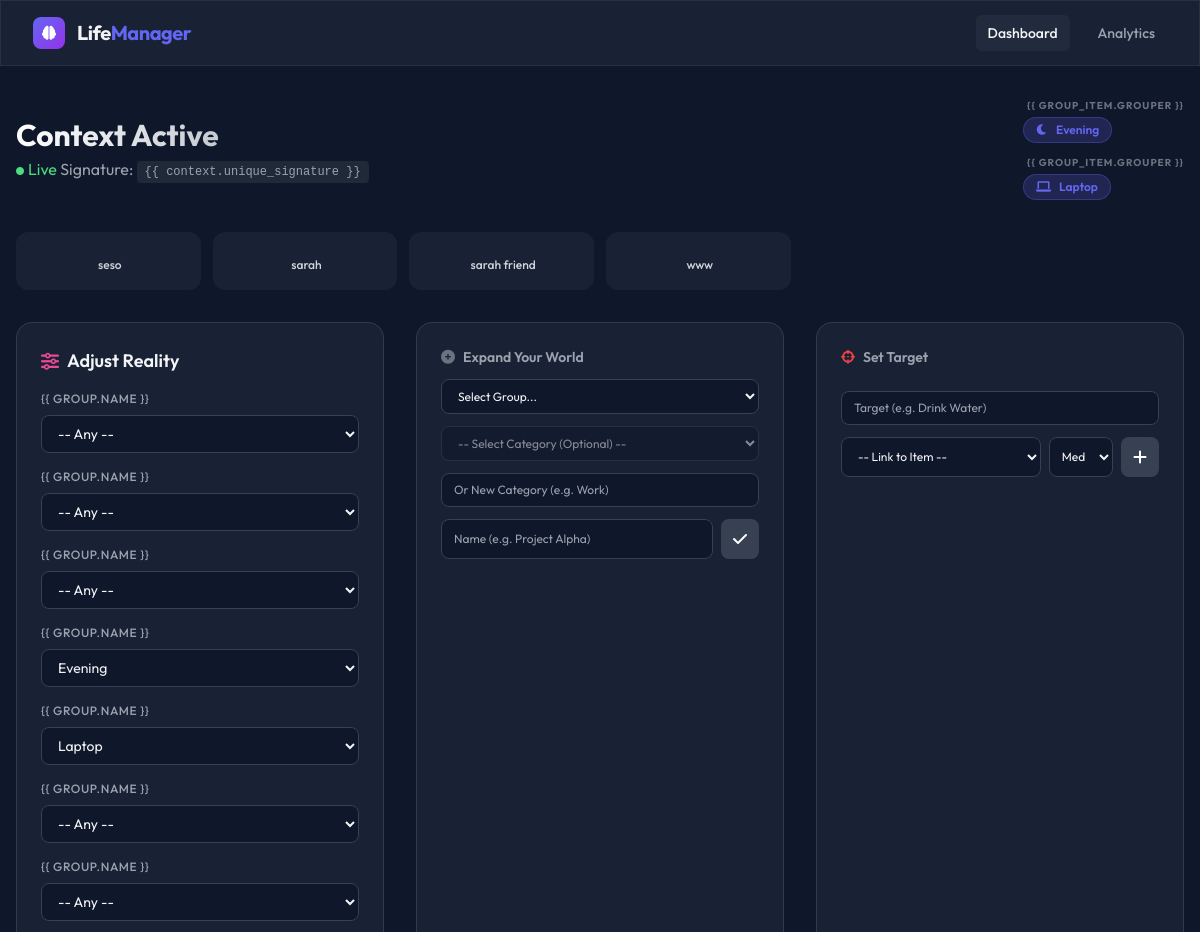
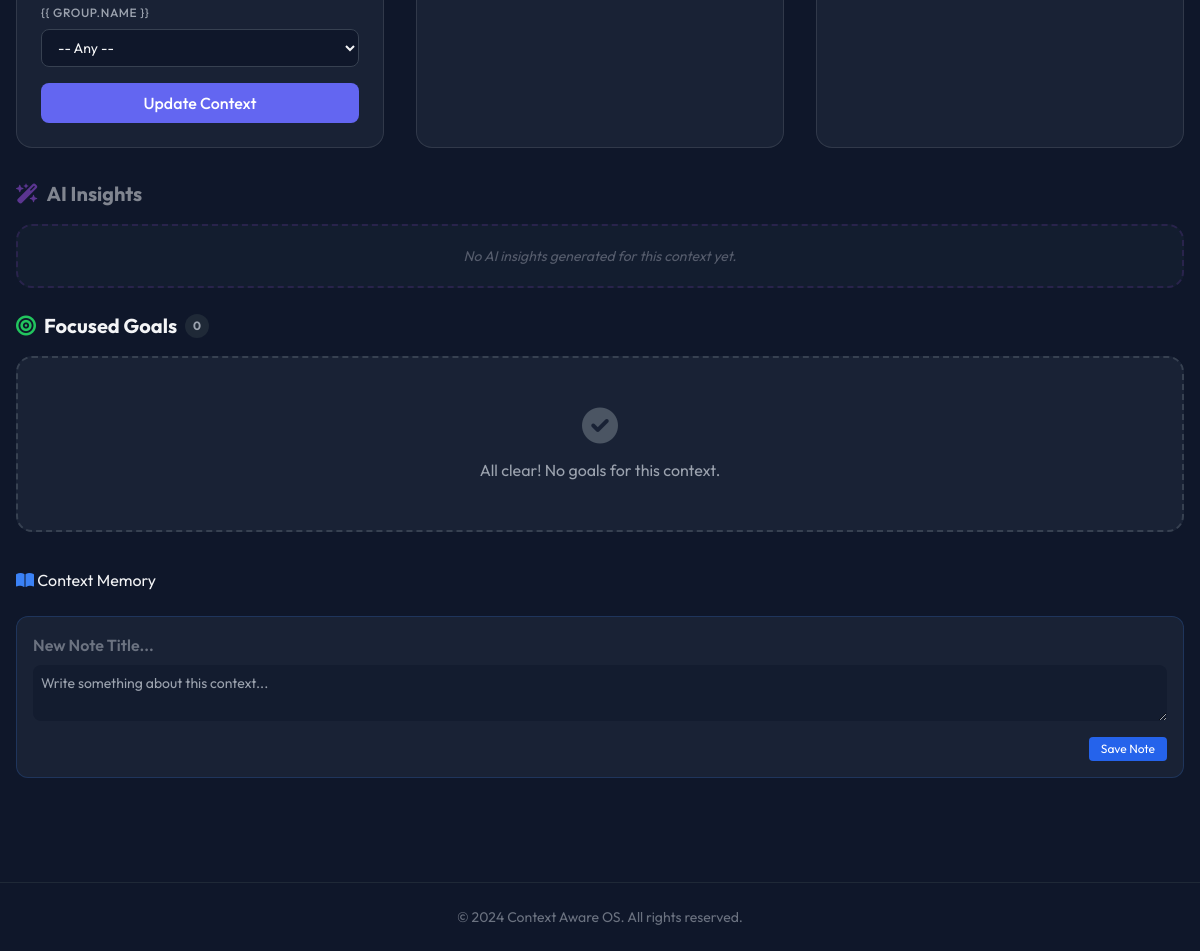
The page / on the database its author committed (2 pictures, top to bottom).
### life_manager/models.py (models this page shows, shortened)
class StatusOption(models.Model):
    group = models.ForeignKey(StatusGroup, on_delete=models.CASCADE)
    category = models.ForeignKey(OptionCategory, on_delete=models.SET_NULL, null=True, blank=True)
    name = models.CharField(max_length=100)
    icon = models.CharField(max_length=50, blank=True, help_text="FontAwesome icon name (e.g., 'fa-home')")

class ContextPreset(models.Model):
    name = models.CharField(max_length=100)
    icon = models.CharField(max_length=50, default="star")
    options = models.ManyToManyField(StatusOption)

class StatusGroup(models.Model):
    name = models.CharField(max_length=100, unique=True)

### life_manager/views.py (the view)
# urls.py: path('', views.dashboard_view, name='dashboard'),
def dashboard_view(request):
    selected_ids = []
    if 'preset' in request.GET:
        preset = get_object_or_404(ContextPreset, id=request.GET['preset'])
        selected_ids = list(preset.options.values_list('id', flat=True))
    else:
        manual_ids = [int(x) for x in request.GET.getlist('options') if x.isdigit()]
        if not manual_ids and not request.GET:
             manual_ids = get_smart_defaults(request)
        selected_ids = manual_ids
    selected_ids = list(set(selected_ids))
    context, created = get_situation_from_selection(selected_ids)
    notes = context.notes.all() if context else []
    goals = get_all_relevant_goals(context)
    recommendations = context.recommendations.filter(priority__gte=1).order_by('-priority', '-created_at') if context else []
    groups_qs = StatusGroup.objects.prefetch_related(
        'statusoption_set',
        'categories',
        'categories__subcategories',
        'categories__statusoption_set'
    ).all()
    preferred_order = ["Myself", "People", "Place", "Time", "Tools"]
    groups = sorted(groups_qs, key=lambda g: preferred_order.index(g.name) if g.name in preferred_order else 999)
    presets = ContextPreset.objects.all()
    selected_options = StatusOption.objects.filter(id__in=selected_ids).select_related('group').order_by('group__name', 'category__name', 'name')
    context_data = {
        'context': context,
        'selected_ids': selected_ids,
        'selected_options': selected_options,
        'notes': notes,
        'goals': goals,
        'recommendations': recommendations,
        'groups': groups,
        'presets': presets,
    }
    return render(request, 'life_manager/dashboard.html', context_data)

### life_manager/services.py (called while the page is built)
def get_situation_from_selection(selected_option_ids):
    valid_ids = StatusOption.objects.filter(id__in=selected_option_ids).values_list('id', flat=True)
    sorted_ids = sorted([str(oid) for oid in valid_ids])
    signature = "-".join(sorted_ids)
    if not signature:
        return None, False
    context, created = SituationContext.objects.get_or_create(unique_signature=signature)
    if created:
        options = StatusOption.objects.filter(id__in=valid_ids)
        context.options.add(*options)
    return context, created

def get_smart_defaults(request):
    defaults = []
    now = datetime.datetime.now()
    day_name = now.strftime('%A')
    day_option = StatusOption.objects.filter(group__name="Time", name=day_name).first()
    if day_option:
        defaults.append(day_option.id)
    hour = now.hour
    period = "Morning" if 5 <= hour < 12 else "Afternoon" if 12 <= hour < 17 else "Evening"
    period_option = StatusOption.objects.filter(group__name="Time", name=period).first()
    if period_option:
        defaults.append(period_option.id)
    user_agent = request.META.get('HTTP_USER_AGENT', '').lower()
    device_name = "Mobile" if "mobile" in user_agent else "Laptop"
    device_option = StatusOption.objects.filter(group__name="Tools", name=device_name).first()
    if device_option:
        defaults.append(device_option.id)
    return defaults

def get_all_relevant_goals(context):
    if not context:
        return PersonalGoal.objects.none()
    option_ids = context.options.values_list('id', flat=True)
    relevant_goals = PersonalGoal.objects.filter(
        Q(linked_option_id__in=option_ids) | Q(context=context),
        is_completed=False
    ).distinct().order_by('-importance', '-created_at')
    return relevant_goals

### life_manager/templates/life_manager/dashboard.html (shortened to what this page needs)
{% extends 'life_manager/base.html' %}
{% block content %}
<div class="space-y-8">
    <div class="flex flex-col md:flex-row justify-between items-start md:items-center gap-4">
        <div>
            <h1 class="text-3xl font-bold bg-clip-text text-transparent bg-gradient-to-r from-white to-gray-400">
            </h1>
            <p class="text-gray-400 mt-1">
                {% if context %}
                <span class="text-green-400"><i class="fa-solid fa-circle text-[8px] align-middle mr-1"></i>Live</span>
                Signature: <span class="font-mono text-xs bg-gray-800 px-2 py-1 rounded">{{ context.unique_signature
                    }}</span>
                {% else %}
                Select options to generate a context.
                {% endif %}
            </p>
        </div>
        <div class="flex flex-col gap-3 items-end md:items-start">
            {% regroup selected_options by group.name as grouped_options %}
            {% for group_item in grouped_options %}
            <div class="flex flex-col items-end md:items-start gap-1">
                <span class="text-[10px] uppercase tracking-widest text-gray-500 font-bold ml-1">{{
                    group_item.grouper }}</span>
                <div class="flex flex-wrap gap-2 justify-end md:justify-start">
                    {% for opt in group_item.list %}
                    <span
                        class="px-3 py-1 rounded-full text-xs font-semibold bg-primary/20 text-primary border border-primary/30 flex items-center gap-2">
                        <i class="fa-solid {{ opt.icon|default:'fa-tag' }}"></i>
                        {{ opt.name }}
                    </span>
                    {% endfor %}
                </div>
            </div>
            {% empty %}
            <span class="text-gray-600 text-sm italic">No context selected</span>
            {% endfor %}
        </div>
    </div>
    <div class="grid grid-cols-2 md:grid-cols-4 lg:grid-cols-6 gap-3">
        {% for preset in presets %}
        <a href="?preset={{ preset.id }}"
            class="group glass rounded-xl p-4 hover:bg-gray-700/50 transition-all border-l-4 border-transparent hover:border-primary">
            <div class="flex flex-col items-center text-center gap-2">
                <span class="text-xs font-medium text-gray-300 group-hover:text-white">{{ preset.name }}</span>
            </div>
        </a>
        {% endfor %}
    </div>
    <div class="grid grid-cols-1 lg:grid-cols-3 gap-8">
        <div class="lg:col-span-1 space-y-6">
            <div class="glass rounded-2xl p-6">
                <h2 class="text-lg font-semibold mb-4 flex items-center gap-2">
                    <i class="fa-solid fa-sliders text-pink-500"></i> Adjust Reality
                </h2>
                <form method="get" action="{% url 'life_manager:dashboard' %}" class="space-y-4">
                    {% for group in groups %}
                    <div>
                        <label class="text-xs font-medium text-gray-400 uppercase tracking-wider mb-2 block">{{
                            group.name }}</label>
                        <select name="options"
                            class="w-full bg-dark border border-gray-700 rounded-lg px-3 py-2 text-sm focus:ring-2 focus:ring-primary focus:border-transparent outline-none">
                            <option value="">-- Any --</option>
                            {% for opt in group.statusoption_set.all %}
                            <option value="{{ opt.id }}" {% if opt.id in selected_ids %}selected{% endif %}>
                                {{ opt.name }}
                            </option>
                            {% endfor %}
                        </select>
                    </div>
                    {% endfor %}
                    <button type="submit"
                        class="w-full bg-primary hover:bg-secondary text-white font-medium py-2 rounded-lg transition-colors mt-2">
                        Update Context
                    </button>
                </form>
            </div>
        </div>
        <div class="glass rounded-2xl p-6">
            <h2 class="text-sm font-semibold mb-3 text-gray-400 flex items-center gap-2">
                <i class="fa-solid fa-plus-circle text-gray-500"></i> Expand Your World
            </h2>
            <form method="post" action="{% url 'life_manager:add_option' %}" class="space-y-3">
                <div>
                    <select id="groupSelect" name="group_id" required
                        class="w-full bg-dark border border-gray-700 rounded-lg px-3 py-2 text-xs focus:ring-2 focus:ring-primary outline-none"
                        onchange="filterCategories()">
                        <option value="" disabled selected>Select Group...</option>
                    </select>
                </div>
                <div>
                    <select id="categorySelect" name="category_id"
                        class="w-full bg-dark border border-gray-700 rounded-lg px-3 py-2 text-xs focus:ring-2 focus:ring-primary outline-none disabled:opacity-50"
                        disabled onchange="filterSubCategories()">
                        <option value="">-- Select Category (Optional) --</option>
                    </select>
                </div>
                <div>
                    <input type="text" name="category_name" placeholder="Or New Category (e.g. Work)"
                        class="w-full bg-dark border border-gray-700 rounded-lg px-3 py-2 text-xs focus:ring-2 focus:ring-primary outline-none">
                </div>
                <div class="flex gap-2">
                    <input type="text" name="name" placeholder="Name (e.g. Project Alpha)" required
                        class="w-full bg-dark border border-gray-700 rounded-lg px-3 py-2 text-xs focus:ring-2 focus:ring-primary outline-none">
                    <button type="submit"
                        class="bg-gray-700 hover:bg-green-600 text-white px-3 py-2 rounded-lg transition-colors">
                        <i class="fa-solid fa-check"></i>
                    </button>
                </div>
            </form>
        </div>
        <div class="glass rounded-2xl p-6">
            <h2 class="text-sm font-semibold mb-3 text-gray-400 flex items-center gap-2">
                <i class="fa-solid fa-crosshairs text-red-500"></i> Set Target
            </h2>
            <form method="post" action="{% url 'life_manager:add_goal' %}" class="space-y-3">
                <input type="text" name="title" placeholder="Target (e.g. Drink Water)" required
                    class="w-full bg-dark border border-gray-700 rounded-lg px-3 py-2 text-xs focus:ring-2 focus:ring-primary outline-none text-white">
                <div class="flex gap-2">
                    <select name="linked_option_id" required
                        class="w-full bg-dark border border-gray-700 rounded-lg px-3 py-2 text-xs focus:ring-2 focus:ring-primary outline-none">
                        <option value="" disabled selected>-- Link to Item --</option>
                    </select>
                    <select name="importance"
                        class="w-24 bg-dark border border-gray-700 rounded-lg px-2 py-2 text-xs focus:ring-2 focus:ring-primary outline-none">
                        <option value="2" selected>Med</option>
                    </select>
                    <button type="submit"
                        class="bg-gray-700 hover:bg-red-600 text-white px-3 py-2 rounded-lg transition-colors">
                        <i class="fa-solid fa-plus"></i>
                    </button>
                </div>
            </form>
        </div>
    </div>
    <div class="lg:col-span-2 space-y-6">
        {% if recommendations %}
        <div class="space-y-4">
            <h2 class="text-xl font-bold flex items-center gap-2">
                <i class="fa-solid fa-wand-magic-sparkles text-purple-500"></i> AI Insights
            </h2>
            <div class="grid gap-3">
                {% for rec in recommendations %}
                <div class="glass p-5 rounded-2xl relative overflow-hidden group border border-purple-500/20">
                    <div class="absolute top-0 right-0 p-3 opacity-50 group-hover:opacity-100 transition-opacity">
                        <span class="text-[10px] uppercase font-bold px-2 py-1 rounded bg-black/30 text-gray-300">
                            {{ rec.get_priority_display }} Priority
                        </span>
                    </div>
                    <h3 class="font-bold text-lg text-white mb-1">{{ rec.title }}</h3>
                    <p class="text-sm text-gray-400 mb-3 italic">{{ rec.summary }}</p>
                    <div class="bg-dark/40 rounded-lg p-3 text-sm text-gray-200 border-l-2 border-purple-500">
                        {{ rec.recommendation }}
                    </div>
                </div>
                {% endfor %}
            </div>
        </div>
        {% else %}
        {% if context %}
        <div class="space-y-4 opacity-50">
            <h2 class="text-xl font-bold flex items-center gap-2">
                <i class="fa-solid fa-wand-magic-sparkles text-purple-500"></i> AI Insights
            </h2>
            <div class="glass p-5 rounded-2xl border-dashed border-2 border-purple-500/30 text-center">
                <p class="text-sm text-gray-400 italic">No AI insights generated for this context yet.</p>
            </div>
        </div>
        {% endif %}
        {% endif %}
        <div class="space-y-4">
            <h2 class="text-xl font-bold flex items-center gap-2">
                <i class="fa-solid fa-bullseye text-green-500"></i> Focused Goals
                <span class="text-xs bg-gray-800 text-gray-400 px-2 py-1 rounded-full">{{ goals.count }}</span>
            </h2>
            {% if not goals %}
            <div class="text-center py-12 glass rounded-2xl border-dashed border-2 border-gray-700">
                <i class="fa-solid fa-check-circle text-4xl text-gray-600 mb-3"></i>
                <p class="text-gray-400">All clear! No goals for this context.</p>
            </div>
            {% endif %}
        </div>
        <i class="fa-solid fa-book-open text-blue-500"></i> Context Memory
        {% if context %}
        <div class="glass p-4 rounded-xl border border-blue-500/20">
            <form method="post" action="{% url 'life_manager:add_article' %}">
                <input type="text" name="title" placeholder="New Note Title..." required
                    class="w-full bg-transparent text-white font-semibold mb-2 focus:outline-none placeholder-gray-500">
                <textarea name="content" placeholder="Write something about this context..." rows="2" required
                    class="w-full bg-dark/50 rounded-lg p-2 text-sm text-gray-300 focus:outline-none focus:ring-1 focus:ring-blue-500"></textarea>
                <div class="text-right mt-2">
                    <button type="submit"
                        class="text-xs bg-blue-600 hover:bg-blue-500 text-white px-3 py-1 rounded transition-colors">
                        Save Note
                    </button>
                </div>
            </form>
        </div>
        {% endif %}
    </div>
</div>
{% endblock %}

### life_manager/templates/life_manager/base.html (style rules this page uses)
body { font-family: 'Outfit', sans-serif; }
.glass { background: rgba(30, 41, 59, 0.7); backdrop-filter: blur(10px); -webkit-backdrop-filter: blur(10px); border: 1px solid rgba(255, 255, 255, 0.1); }

### rows shown on the page
StatusOption: name "Evening"
StatusOption: name "Laptop"
ContextPreset: name "seso"
ContextPreset: name "sarah"
ContextPreset: name "sarah friend"
ContextPreset: name "www"

### other values the page prints
{{ goals.count }} "0"
form field options "Evening"
form field options "Laptop"
